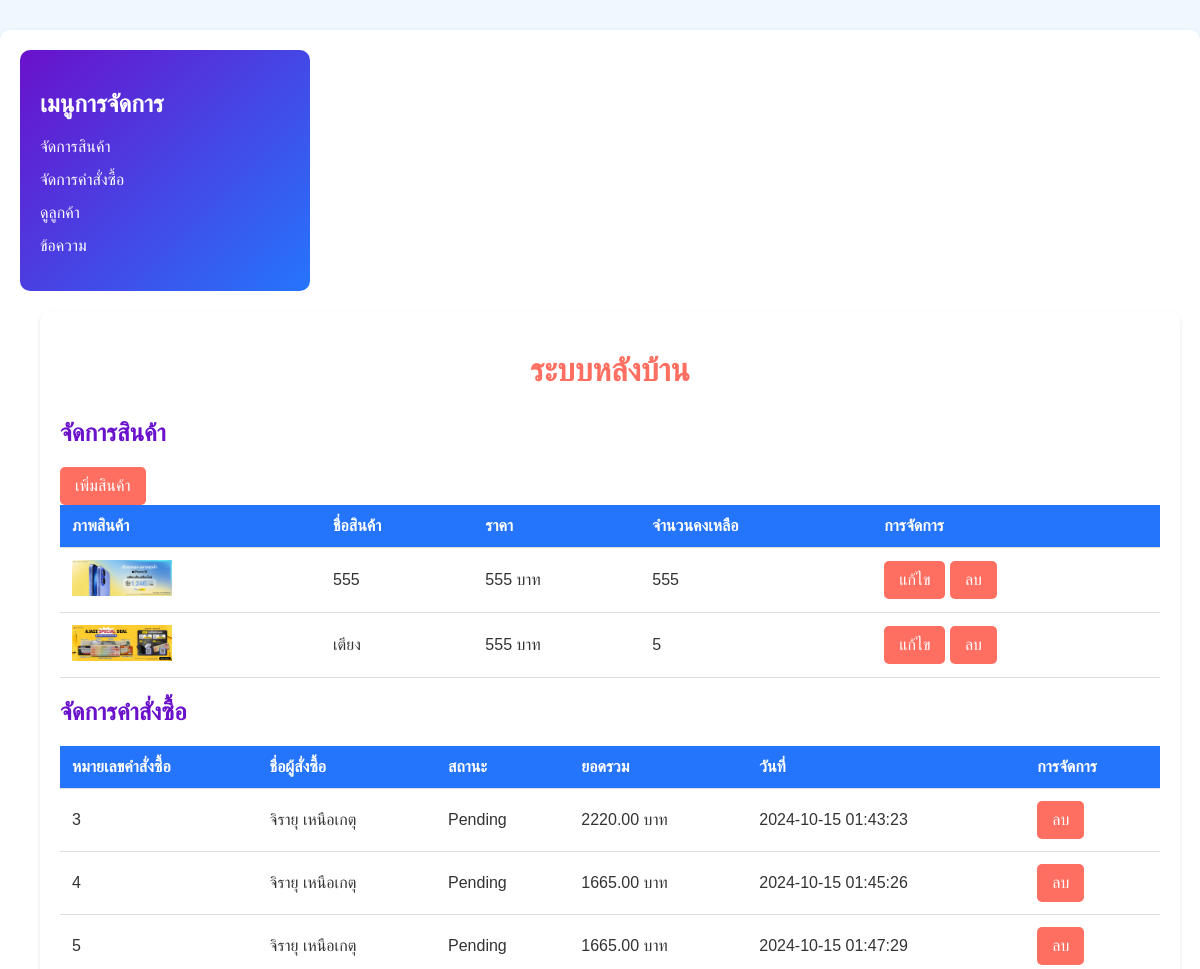
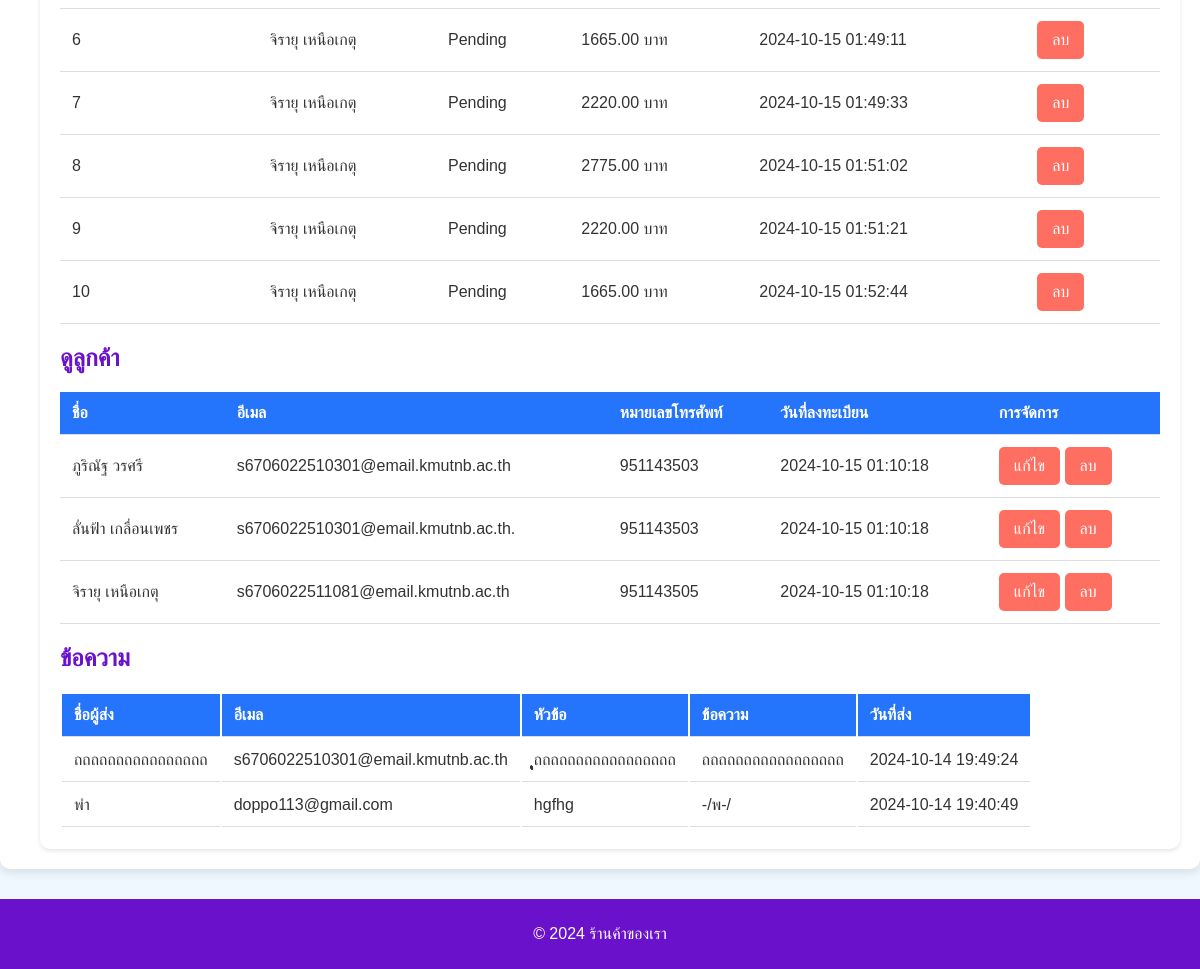
Page /behind.php on the committed database (2 pictures, top to bottom).
### tables this page shows
CREATE TABLE `products` (
  `product_id` int(11) NOT NULL,
  `product_name` varchar(255) NOT NULL,
  `product_price` int(20) NOT NULL,
  `product_stock` int(11) NOT NULL,
  `product_description` text DEFAULT NULL,
  `product_image` varchar(255) DEFAULT NULL,
  `created_at` timestamp NOT NULL DEFAULT current_timestamp(),
  `product_type` varchar(100) NOT NULL
);

CREATE TABLE `orders` (
  `order_id` int(11) NOT NULL,
  `cus_name` varchar(255) NOT NULL,
  `cus_email` varchar(255) NOT NULL,
  `cus_tel` varchar(20) NOT NULL,
  `order_date` datetime DEFAULT current_timestamp(),
  `total_amount` decimal(10,2) NOT NULL,
  `shipping_fee` decimal(10,2) NOT NULL,
  `order_status` enum('Pending','Completed','Cancelled') DEFAULT 'Pending',
  `created_at` timestamp NOT NULL DEFAULT current_timestamp()
);

CREATE TABLE `customer` (
  `cus_name` varchar(20) NOT NULL,
  `cus_sur` varchar(20) NOT NULL,
  `cus_email` varchar(100) NOT NULL,
  `cus_tel` int(10) NOT NULL,
  `cus_pass` varchar(20) NOT NULL,
  `type` varchar(1) NOT NULL,
  `registration_date` varchar(50) NOT NULL DEFAULT current_timestamp()
);

CREATE TABLE `contact_messages` (
  `id` int(11) NOT NULL,
  `name` varchar(100) NOT NULL,
  `email` varchar(100) NOT NULL,
  `subject` varchar(150) NOT NULL,
  `message` text NOT NULL,
  `created_at` timestamp NOT NULL DEFAULT current_timestamp()
);

### behind.php (the view, shortened to what this page needs)
<?php
$conn = new mysqli("127.0.0.1", "root", "", "project");
$sql = "SELECT * FROM products";
$result = $conn->query($sql);
?>
<!DOCTYPE html>
<html lang="th">
<head>
    <link rel="stylesheet" href="css/be_styles.css">
</head>
<body>
<div class="admin-dashboard-container">
    <aside class="sidebar">
        <h2>เมนูการจัดการ</h2>
        <ul>
            <li><a href="#manage-products">จัดการสินค้า</a></li>
            <li><a href="#manage-orders">จัดการคำสั่งซื้อ</a></li>
            <li><a href="#view-customers">ดูลูกค้า</a></li>
            <li><a href="#settings">ข้อความ</a></li>
        </ul>
    </aside>
    <main class="admin-content">
        <h1>ระบบหลังบ้าน</h1>
        <section id="manage-products">
            <h2>จัดการสินค้า</h2>
            <button class="add-product-btn"><a href="form_insert_product.php">เพิ่มสินค้า</a></button>
            <table class="product-table">
                <thead>
                    <tr>
                        <th>ภาพสินค้า</th>
                        <th>ชื่อสินค้า</th>
                        <th>ราคา</th>
                        <th>จำนวนคงเหลือ</th>
                        <th>การจัดการ</th>
                    </tr>
                </thead>
                <tbody>
                    <?php if ($result->num_rows > 0): ?>
                        <?php while($row = $result->fetch_assoc()): ?>
                            <tr>
                                <td><img src="img/<?php echo $row['product_image']; ?>" alt="<?php echo $row['product_name']; ?>" width="100"></td>
                                <td><?php echo $row['product_name']; ?></td>
                                <td><?php echo $row['product_price']; ?> บาท</td>
                                <td><?php echo $row['product_stock']; ?></td>
                                <td>
                                    <button class="add-product-btn">
                                        <a href="form_edit_product.php?product_id=<?php echo $row['product_id']; ?>">แก้ไข</a>
                                    </button>
                                    <form action="delete_product.php" method="POST" style="display:inline;">
                                        <button type="submit" class="delete-btn" onclick="return confirm('คุณแน่ใจหรือว่าต้องการลบสินค้านี้?');">ลบ</button>
                                    </form>
                                </td>
                            </tr>
                        <?php endwhile; ?>
                    <?php else: ?>
                        <tr>
                            <td colspan="5">ยังไม่มีสินค้าที่บันทึกไว้</td>
                        </tr>
                    <?php endif; ?>
                </tbody>
            </table>
        </section>
        <section id="manage-orders">
            <section id="manage-orders">
    <h2>จัดการคำสั่งซื้อ</h2>
    <table class="order-table">
        <thead>
            <tr>
                <th>หมายเลขคำสั่งซื้อ</th>
                <th>ชื่อผู้สั่งซื้อ</th>
                <th>สถานะ</th>
                <th>ยอดรวม</th>
                <th>วันที่</th>
                <th>การจัดการ</th>
            </tr>
        </thead>
        <tbody>
            <?php
            $sql = "SELECT order_id, cus_name, order_status, total_amount, order_date FROM orders";
            $result = mysqli_query($conn, $sql);
            if (mysqli_num_rows($result) > 0) {
                while ($row = mysqli_fetch_assoc($result)) {
                    echo '<tr>';
                    echo '<td>' . htmlspecialchars($row['order_id']) . '</td>';
                    echo '<td>' . htmlspecialchars($row['cus_name']) . '</td>';
                    echo '<td>' . htmlspecialchars($row['order_status']) . '</td>';
                    echo '<td>' . htmlspecialchars($row['total_amount']) . ' บาท</td>';
                    echo '<td>' . htmlspecialchars($row['order_date']) . '</td>';
                    echo '<td>
                            <form action="delete_order.php" method="POST" style="display:inline;">
                                <input type="hidden" name="order_id" value="' . htmlspecialchars($row['order_id']) . '">
                                <button type="submit" class="delete-btn" onclick="return confirm(\'คุณแน่ใจหรือว่าต้องการลบคำสั่งซื้อนี้?\');">ลบ</button>
                            </form>
                          </td>';
                    echo '</tr>';
                }
            } else {
                echo '<tr><td colspan="6">ไม่มีคำสั่งซื้อ</td></tr>';
            }
            ?>
        </tbody>
    </table>
</section>
        </section>
        <section id="view-customers">
    <h2>ดูลูกค้า</h2>
    <table class="customer-table">
        <thead>
            <tr>
                <th>ชื่อ</th>
                <th>อีเมล</th>
                <th>หมายเลขโทรศัพท์</th>
                <th>วันที่ลงทะเบียน</th>
                <th>การจัดการ</th>
            </tr>
        </thead>
        <tbody>
            <?php
            $conn = new mysqli("127.0.0.1", "root", "", "project");
            $sql2 = "SELECT * FROM customer";
            $result2 = $conn->query($sql2);
            if ($result2->num_rows > 0) {
                while ($row2 = $result2->fetch_assoc()) {
                    echo "<tr>";
                    echo "<td>" . $row2['cus_name'] . " " . $row2['cus_sur'] . "</td>";
                    echo "<td>" . $row2['cus_email'] . "</td>";
                    echo "<td>" . $row2['cus_tel'] . "</td>";
                    echo "<td>" . $row2['registration_date'] . "</td>";
                    echo "<td>
                            <button class='add-product-btn'>
                                <a href='form_edit_customer.php?cus_email=" . urlencode($row2['cus_email']) . "'>แก้ไข</a>
                            </button>
                            <form action='delete_customer.php' method='POST' style='display:inline;'>
                                <input type='hidden' name='cus_email' value='" . htmlspecialchars($row2['cus_email'], ENT_QUOTES) . "'>
                                <button type='submit' class='add-product-btn' onclick=\"return confirm('คุณแน่ใจหรือว่าต้องการลบลูกค้านี้?');\">ลบ</button>
                            </form>
                          </td>";
                    echo "</tr>";
                }
            } else {
                echo "<tr><td colspan='5'>ยังไม่มีลูกค้าที่บันทึกไว้</td></tr>";
            }
            ?>
        </tbody>
    </table>
</section>
        <?php
$conn5 = new mysqli("127.0.0.1", "root", "", "project");
$sql5 = "SELECT id, name, email, subject, message, created_at FROM contact_messages ORDER BY created_at DESC";
$result5 = $conn5->query($sql5);
?>
<section id="view-messages">
    <h2>ข้อความ</h2>
    <table class="message-table">
        <thead>
            <tr>
                <th>ชื่อผู้ส่ง</th>
                <th>อีเมล</th>
                <th>หัวข้อ</th>
                <th>ข้อความ</th>
                <th>วันที่ส่ง</th>
            </tr>
        </thead>
        <tbody>
            <?php if ($result5 && $result5->num_rows > 0): ?>
                <?php while($row5 = $result5->fetch_assoc()): ?>
                    <tr>
                        <td><?php echo htmlspecialchars($row5['name']); ?></td>
                        <td><?php echo htmlspecialchars($row5['email']); ?></td>
                        <td><?php echo htmlspecialchars($row5['subject']); ?></td>
                        <td><?php echo htmlspecialchars($row5['message']); ?></td>
                        <td><?php echo htmlspecialchars($row5['created_at']); ?></td>
                    </tr>
                <?php endwhile; ?>
            <?php else: ?>
                <tr>
                    <td colspan="5">ยังไม่มีข้อความจากลูกค้า</td>
                </tr>
            <?php endif; ?>
        </tbody>
    </table>
</section>
    </main>
</div>
<footer class="footer">
    <p>© 2024 ร้านค้าของเรา</p>
</footer>
</body>
</html>

### css/be_styles.css (style rules this page uses)
body { background-color: #f0f8ff; color: #333; font-family: 'Arial', sans-serif; margin: 0; padding: 0; }
.add-product-btn, .edit-btn, .delete-btn, .save-settings-btn { background-color: #ff6f61; color: white; border: none; padding: 10px 15px; border-radius: 5px; cursor: pointer; transition: background-color 0.3s; font-size: 16px; }
.add-product-btn a { color: white; text-decoration: none; display: inline-block; width: 100%; height: 100%; padding: 0; box-sizing: border-box; }
.admin-dashboard-container { display: flex; max-width: 1200px; margin: 30px auto; padding: 20px; background-color: #ffffff; border-radius: 10px; box-shadow: 0 4px 10px rgba(0, 0, 0, 0.1); flex-wrap: wrap; }
.sidebar { width: 250px; background: linear-gradient(135deg, #6a11cb, #2575fc); color: #ffffff; padding: 20px; border-radius: 10px; margin-bottom: 20px; }
.sidebar h2 { color: #ffffff; }
.sidebar ul { list-style-type: none; padding: 0; }
.sidebar ul li { margin: 15px 0; }
.sidebar ul li a { color: #ffffff; text-decoration: none; transition: color 0.3s; }
.admin-content { flex: 1; padding: 20px; margin-left: 20px; background-color: #ffffff; border-radius: 10px; box-shadow: 0 2px 4px rgba(0, 0, 0, 0.1); }
.admin-content h1 { text-align: center; margin-bottom: 30px; color: #ff6f61; }
h2 { color: #6a11cb; }
.product-table, .order-table, .customer-table { width: 100%; border-collapse: collapse; margin-bottom: 20px; }
th, td { padding: 12px; text-align: left; border-bottom: 1px solid #dddddd; }
th { background-color: #2575fc; color: white; }
.footer { background-color: #6a11cb; color: white; padding: 10px 0; text-align: center; }

### rows in the picture
products: product_image (picture), product_name "555", product_price "555", product_stock "555"
products: product_image (picture), product_name "เตียง", product_price "555", product_stock "5"
orders: order_id "3", cus_name "จิรายุ เหนือเกตุ", order_status "Pending", total_amount "2220.00", order_date "2024-10-15 01:43:23"
orders: order_id "4", cus_name "จิรายุ เหนือเกตุ", order_status "Pending", total_amount "1665.00", order_date "2024-10-15 01:45:26"
orders: order_id "5", cus_name "จิรายุ เหนือเกตุ", order_status "Pending", total_amount "1665.00", order_date "2024-10-15 01:47:29"
orders: order_id "6", cus_name "จิรายุ เหนือเกตุ", order_status "Pending", total_amount "1665.00", order_date "2024-10-15 01:49:11"
orders: order_id "7", cus_name "จิรายุ เหนือเกตุ", order_status "Pending", total_amount "2220.00", order_date "2024-10-15 01:49:33"
orders: order_id "8", cus_name "จิรายุ เหนือเกตุ", order_status "Pending", total_amount "2775.00", order_date "2024-10-15 01:51:02"
orders: order_id "9", cus_name "จิรายุ เหนือเกตุ", order_status "Pending", total_amount "2220.00", order_date "2024-10-15 01:51:21"
orders: order_id "10", cus_name "จิรายุ เหนือเกตุ", order_status "Pending", total_amount "1665.00", order_date "2024-10-15 01:52:44"
customer: cus_name "ภูริณัฐ", cus_sur "วรศรี", cus_email "s6706022510301@email.kmutnb.ac.th", cus_tel "951143503", registration_date "2024-10-15 01:10:18"
customer: cus_name "ลั่นฟ้า", cus_sur "เกลื่อนเพชร", cus_email "s6706022510301@email.kmutnb.ac.th.", cus_tel "951143503", registration_date "2024-10-15 01:10:18"
customer: cus_name "จิรายุ", cus_sur "เหนือเกตุ", cus_email "s6706022511081@email.kmutnb.ac.th", cus_tel "951143505", registration_date "2024-10-15 01:10:18"
contact_messages: name "ถถถถถถถถถถถถถถถถ", email "s6706022510301@email.kmutnb.ac.th", subject "ุุุุุุุุุุุุุุุุุุถถถถถถถถถถถถถถถถถ", message "ถถถถถถถถถถถถถถถถถ", created_at "2024-10-14 19:49:24"
contact_messages: name "พำ", email "doppo113@gmail.com", subject "hgfhg", message "-/พ-/", created_at "2024-10-14 19:40:49"
